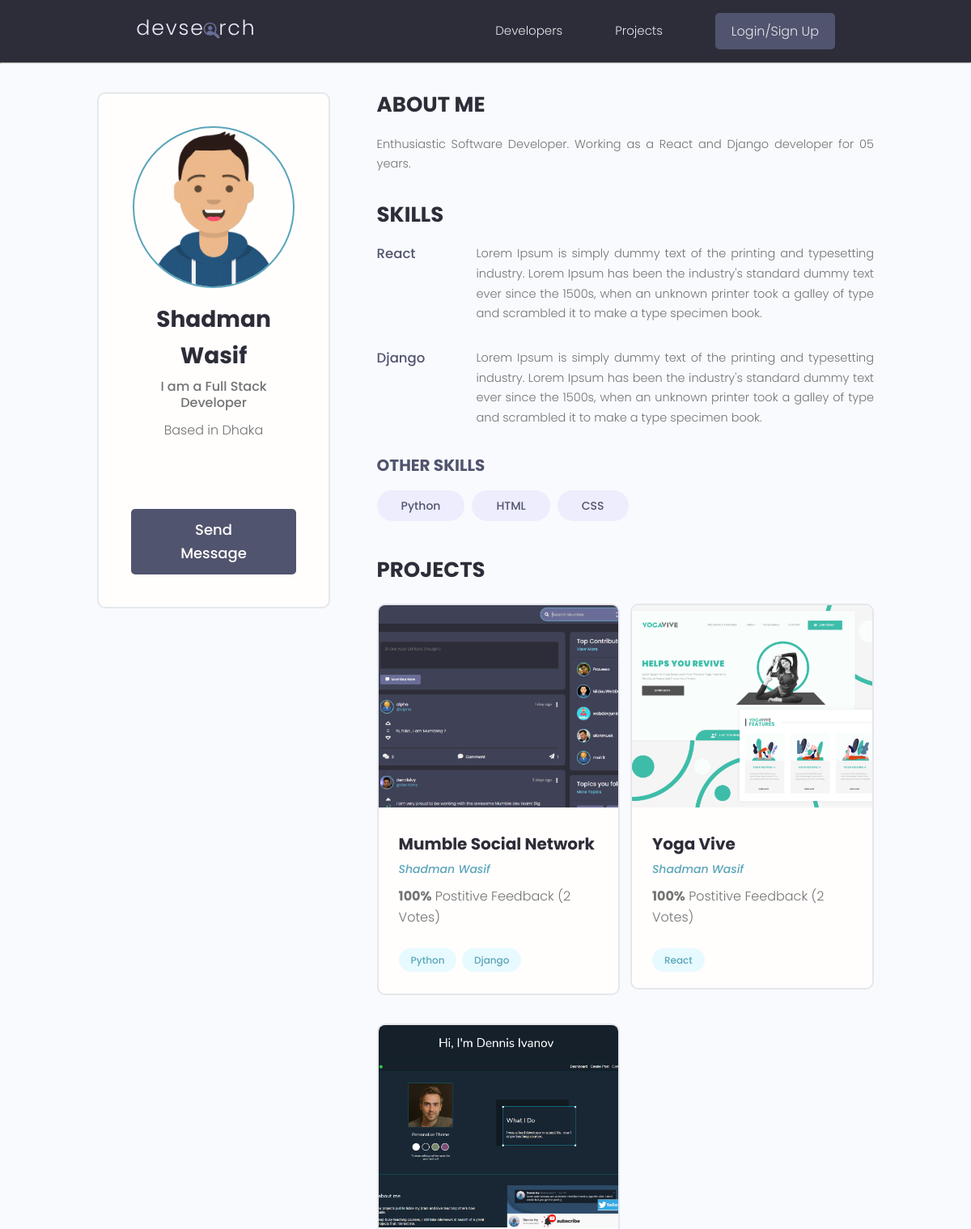
/profile/8803b83f-c98a-4ffe-a3ed-52afe7b1101b/ (upper part), run on an earlier commit of the app's database.
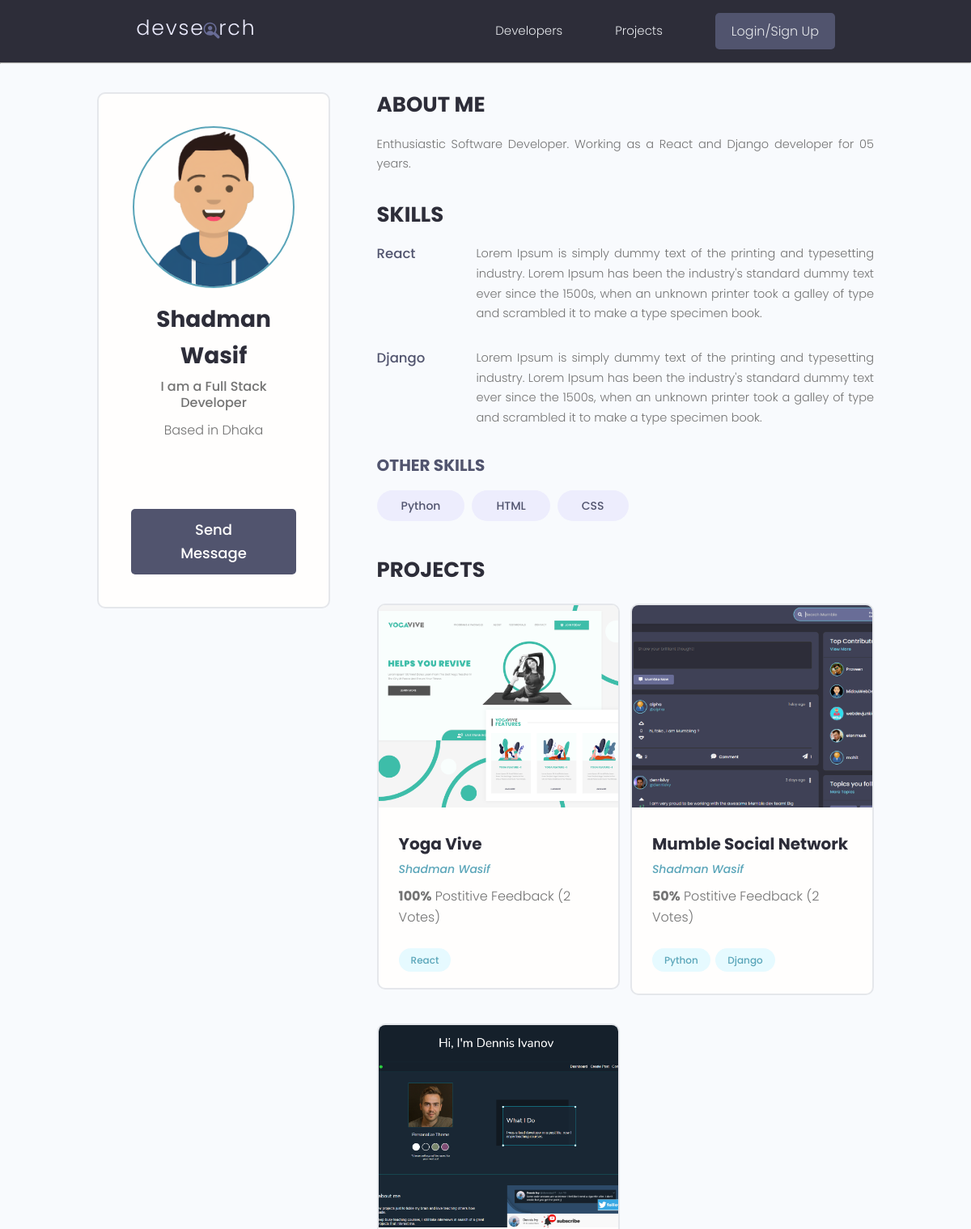
And on a later commit of the database.
### users/models.py (models this page shows, shortened)
class Skill(models.Model):
    owner = models.ForeignKey(Profile, on_delete=models.CASCADE, null=True, blank=True)
    name = models.CharField(max_length=200, null=True, blank=True)
    description = models.TextField(null=True, blank=True)
    created = models.DateTimeField(auto_now_add=True)
    id = models.UUIDField(default=uuid.uuid4, unique=True, primary_key=True, editable=False)

class Profile(models.Model):
    user = models.OneToOneField(User, on_delete=models.CASCADE, null=True, blank=True)
    name = models.CharField(max_length=200, null=True, blank=True)
    email = models.EmailField(max_length=500, null=True, blank=True)
    username = models.CharField(max_length=200, null=True, blank=True)
    location = models.CharField(max_length=200, null=True, blank=True)
    short_intro = models.CharField(max_length=200, null=True, blank=True)
    bio = models.TextField(null=True, blank=True)
    profile_image = models.ImageField(null=True, blank=True, upload_to='profiles/', default='profiles/user-default.png')
    social_github = models.CharField(max_length=200, null=True, blank=True)
    social_twitter = models.CharField(max_length=200, null=True, blank=True)
    social_linkedin = models.CharField(max_length=200, null=True, blank=True)
    social_youtube = models.CharField(max_length=200, null=True, blank=True)
    social_website = models.CharField(max_length=200, null=True, blank=True)
    created = models.DateTimeField(auto_now_add=True)
    id = models.UUIDField(default=uuid.uuid4, unique=True, primary_key=True, editable=False)
    class Meta:
        ordering = ['created']
    @property
    def imageURL(self):
        try:
            url = self.profile_image.url
        except:
            url = ''
        return url

### projects/models.py (models this page shows, shortened)
class Project(models.Model):
    owner = models.ForeignKey(Profile, null=True, blank=True, on_delete=models.CASCADE)
    title = models.CharField(max_length=200)
    description = models.TextField(null=True, blank=True)
    featured_image = models.ImageField(null=True, blank=True, default="default.jpg")
    demo_link = models.CharField(max_length=200, null=True, blank=True)
    source_link = models.CharField(max_length=200, null=True, blank=True)
    tags = models.ManyToManyField('Tag', blank=True)
    vote_total = models.IntegerField(default=0, null=True, blank=True)
    vote_ratio = models.IntegerField(default=0, null=True, blank=True)
    created = models.DateTimeField(auto_now_add=True)
    id = models.UUIDField(default=uuid.uuid4, unique=True, primary_key=True, editable=False)
    class Meta:
        ordering = ['-vote_ratio', '-vote_total', 'title']
    @property
    def imageURL(self):
        try:
            url = self.featured_image.url
        except:
            url = ''
        return url

class Tag(models.Model):
    name = models.CharField(max_length=200)
    created = models.DateTimeField(auto_now_add=True)
    id = models.UUIDField(default=uuid.uuid4, unique=True, primary_key=True, editable=False)
    def __str__(self):
        return self.name

### users/views.py (the view)
# urls.py: path('profile/<str:pk>/', views.userProfile, name = "user-profile"),
def userProfile(request, pk):
    profile = Profile.objects.get(id=pk)
    topSkills = profile.skill_set.exclude(description__exact="")
    otherSkills = profile.skill_set.filter(description="")
    context = {'profile': profile, 'topSkills': topSkills,
               'otherSkills': otherSkills}
    return render(request, 'users/user-profile.html', context)

### users/templates/users/user-profile.html (shortened to what the changed rows need)
{% extends 'main.html' %} {% block content %}
<main class="profile my-md">
    <div class="container">
        <div class="layout">
            <div class="column column--1of3">
                <div class="card text-center">
                    <div class="card__body dev">
                        <h2 class="dev__name">{{ profile.name }}</h2>
                    </div>
                </div>
            </div>
            <div class="column column--2of3">
                <div class="devInfo">
                    <div class="devInfo__skills">
                        {% for skill in topSkills %}
                        <div class="devSkill">
                            <h4 class="devSkill__title">{{skill.name}}</h4>
                            <p class="devSkill__info">
                                {{skill.description}}
                            </p>
                        </div>
                        {% endfor %}
                        <div class="devInfo__otherSkills">
                            {% for skill in otherSkills %}
                            <span class="tag tag--pill tag--sub tag--lg">
                                <small>{{skill.name}}</small>
                            </span>
                            {% endfor %}
                        </div>
                    </div>
                </div>
                <div class="devInfo">
                    <div class="grid grid--two">
                        {% for project in profile.project_set.all %}
                        <div class="column">
                            <div class="card project">
                                <a href="{% url 'project' project.id %}" class="project">
                                    <img
                                        class="project__thumbnail"
                                        src="{{project.imageURL}}"
                                        alt="project thumbnail"
                                    />
                                    <div class="card__body">
                                        <h3 class="project__title">
                                            {{project.title}}
                                        </h3>
                                        <p>
                                            <a
                                                class="project__author"
                                                href="{% url 'user-profile' project.owner.id %}"
                                                >{{project.owner.name}}</a
                                            >
                                        </p>
                                        <p class="project--rating">
                                            <span style="font-weight: bold"
                                                >{{project.vote_ratio}}%</span
                                            >
                                            Postitive Feedback ({{project.vote_total}} Vote{{project.vote_total|pluralize:"s"}})
                                        </p>
                                        <div class="project__tags">
                                            {% for tag in project.tags.all %}
                                            <span
                                                class="tag tag--pill tag--main"
                                            >
                                                <small>{{tag}}</small>
                                            </span>
                                            {% endfor %}
                                        </div>
                                    </div>
                                </a>
                            </div>
                        </div>
                        {% endfor %}
                    </div>
                </div>
            </div>
        </div>
    </div>
</main>
{% endblock content %}

What changed in the data, as far as the page shows it:
shown differently, row unchanged: Project "Yoga Vive": moves up the list
changed Project "Mumble Social Network": vote_ratio "100" → "50"
